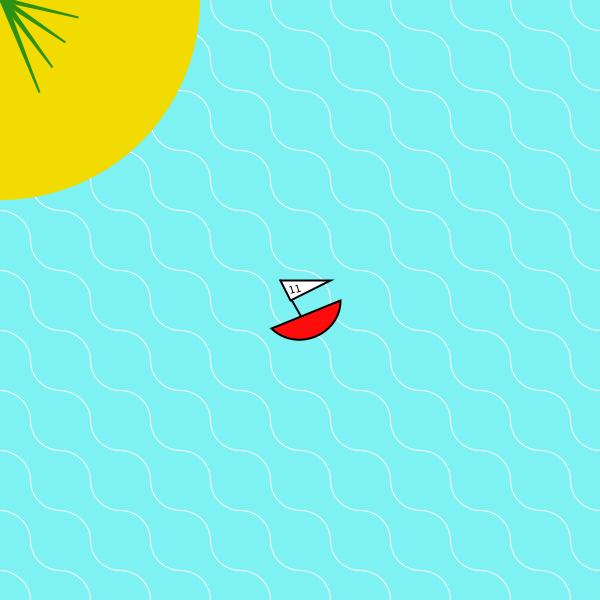
Frame 1 (no input)
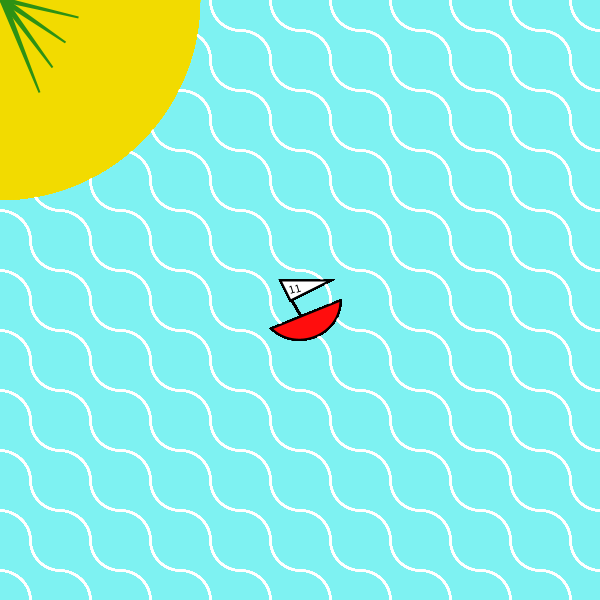
Frame 60 (the mouse pressed at the canvas centre just before this capture)
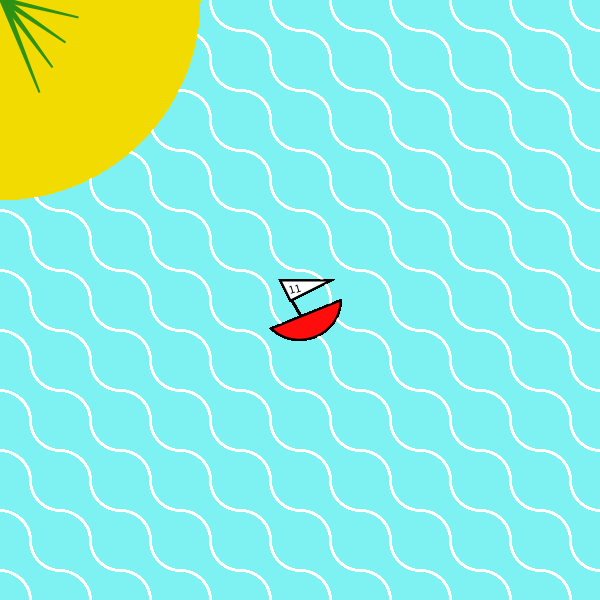
Frame 120 (the mouse held since frame 60 and released just before this capture)

The Processing sketch that drew these frames (run headless with seeded random() and noise(); from frame 60 on, the mouse is pressed at the canvas centre):

// Processing sketch: processing_112185
// ── processing_112185.pde

//Setup canvas
void setup(){
  
//Set canvas size   
size(600,600);
//Set canvas background colour to light blue
background(126,242,242);
}


//Draw picture
void draw(){
//Smooth lines 
smooth();


//Waves

//Set pen colour for waves to white
stroke(255);

//Set fill of waves to null
noFill();

//Nested loop, when x gets to the end, y jumps down and it loops

//This is the y coordinate
for (int movey = 0; movey<660; movey = movey+60){  
  
  //This is the x coordinate
  for (int movex=0; movex<660; movex = movex+60){
  
  //Draw waves
  arc(movex,movey,60,60,HALF_PI,PI);
  arc(movex,movey,60,60,PI+HALF_PI,TWO_PI);
 
  }
}

//Boat

//Set pen colour to black
stroke(0);
//Set pen width
strokeWeight(2);
//Set line to rounded
strokeCap(ROUND);

//Boat body colour
fill(255,13,13);

//Boat body
arc(300,300,80,80,0,PI-QUARTER_PI,CHORD);

//Boat mast pole
line(300,315,280,280);

//Boat mast
//Set boat mast colour to white
fill(255);
triangle(280,280,290,300,330,280);

//Number on mast
//Set boat mast number to black
fill(0);
//Rotate number to fit in with the angle of the boat mast
rotate(-0.3);
//Set text size to 12
textSize(12);
//Set number on boat mast to 11
text("11",190,367);

//Island

//Set no border to shape
noStroke();
//Set island colour to yellow/sand colour
fill(242,219,0);
//Draw island shape
ellipse(0,0,400,400);

//Pam tree

//Set pam tree values
int long1 = 10;
int long2 = 100;

//Set pam tree outline to green
stroke(45,145,20);

//
for (int i=0; i<600; i=i+50){
//Set pam tree colour to green
fill(45,145,20);
//Draw triangle (pam tree leaves)
triangle(0,0,5,0,long1,long2);

//Fans out pam tree 
long1 = long1 + 20;
long2 = long2 - 20;
}

}
